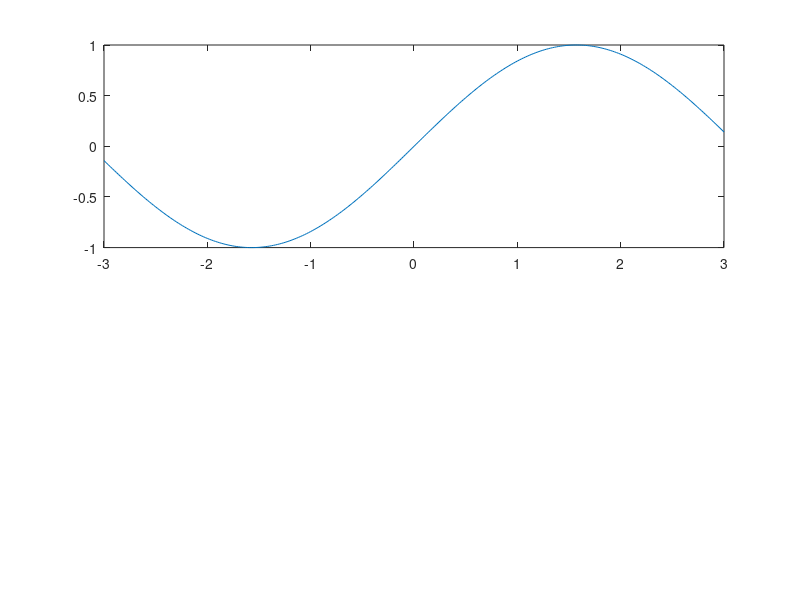

MATLAB code for this plot: (Note: this script raises an error after producing the figure.)
f_x = @(x) sin(x);
x_min=-3;
x_max=3;
g_x = integral(f_x, x_min, x_max);
x = x_min:0.02:x_max;

F = f_x(x);
figure(1);
subplot(211)
plot(x,F)

dx = 0.02;
for n=1:301
   g(n) = integral(f_x,x0,x0+dx);
   dx=dx+0.02;
end

subplot(212)
plot(x,g)
